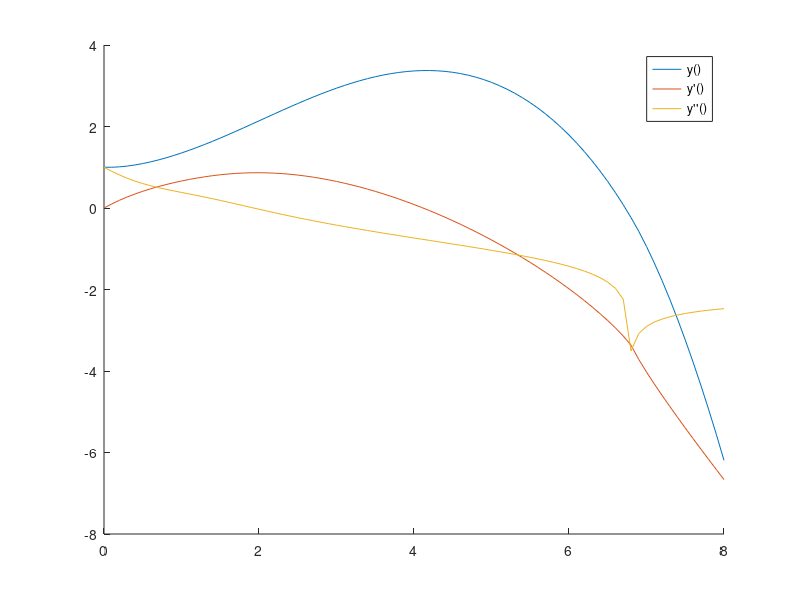

MATLAB code to generate this figure:
clear varaibles;
close all;
clc;

tmin=0;tmax=8;
f=@(t,y,a,b)(a);
g=@(t,y,a,b)(b);
i=@(t,y,a,b)(t*exp(-t^2)-(1/y));

h=.1;
t=tmin:h:tmax;
yEuler=zeros(1,length(t));aEuler=zeros(1,length(t));bEuler=zeros(1,length(t));
yEuler(1)=1;aEuler(1)=0;bEuler(1)=1;

for k=1:length(t)-1
    yEuler(k+1)= yEuler(k) + h*f(t(k),yEuler(k),aEuler(k),bEuler(k));
    aEuler(k+1)= aEuler(k) + h*g(t(k),yEuler(k),aEuler(k),bEuler(k));
    bEuler(k+1)= bEuler(k) + h*i(t(k),yEuler(k),aEuler(k),bEuler(k));
end
figure()
hold on;
plot(t,yEuler)
plot(t,aEuler)
plot(t,bEuler)
legend('y()',"y'()","y''()")